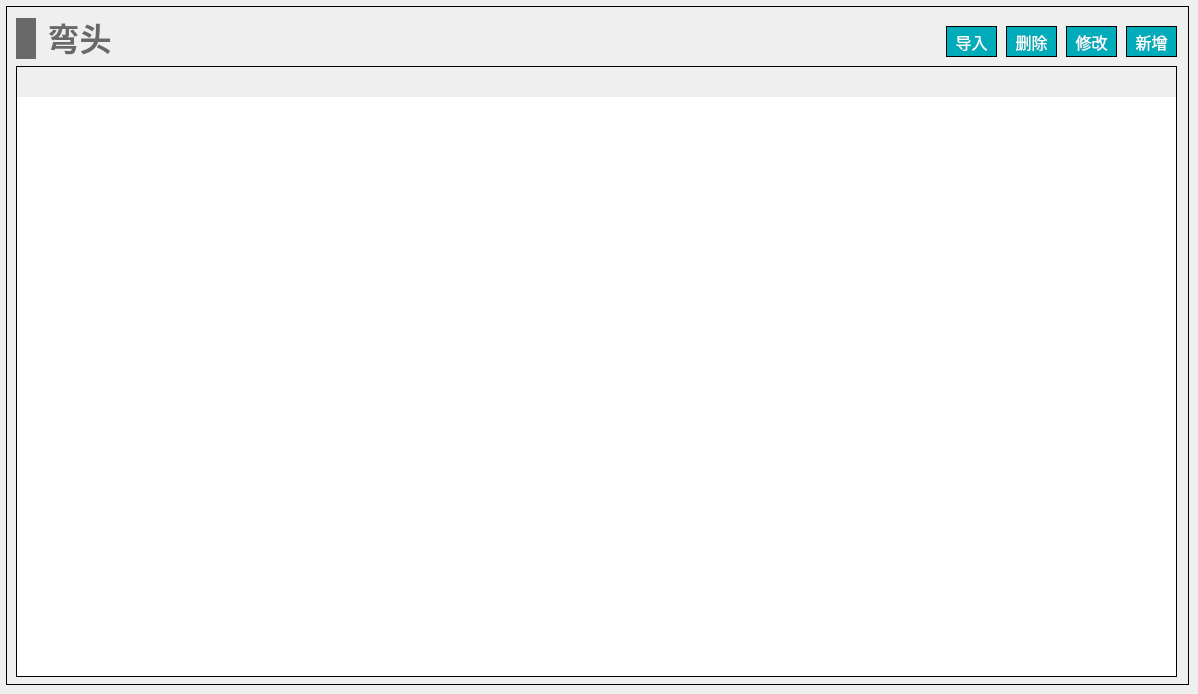
   <widget class="QWidget" name="page_elbow">
    <widget class="QWidget" name="widget_elbow" native="true">
     <property name="geometry">
      <rect>
       <x>6</x>
       <y>6</y>
       <width>1183</width>
       <height>679</height>
      </rect>
     </property>
     <property name="styleSheet">
      <string notr="true">#widget_elbow
{
border: 1px solid #000000;
}</string>
     </property>
     <widget class="QTableWidget" name="tableWidget_elbow">
      <property name="geometry">
       <rect>
        <x>10</x>
        <y>60</y>
        <width>1161</width>
        <height>611</height>
       </rect>
      </property>
      <property name="focusPolicy">
       <enum>Qt::NoFocus</enum>
      </property>
      <property name="layoutDirection">
       <enum>Qt::LeftToRight</enum>
      </property>
      <property name="styleSheet">
       <string notr="true">/*设置标题(包括垂直+水平的)*/
QHeaderView
{							
	
	font-size: 15px;				/*字大小*/
	font-family: '黑体';
	/*border: 1px solid #B4B4B4;*/
	border:none;
    /*border-bottom: 2px solid #999999; */		/*下边框颜色*/
    /*background: #9DC6E6;*/				/*背景浅蓝色*/ 
	min-height:30px;
	text-align: center;	       
}


/*设置标题(水平的)*/
QHeaderView::section:horizontal { 					
        border: 1px solid #AFAFAF; 			/*间隔颜色*/
	    border-bottom: 2px solid #999999; 							
        color: black;
        background: #9DC6E6;
}

/*设置鼠标停留状态*/
QHeaderView::section:horizontal:hover 
{			
        color: black;							/*字体白色*/
        background: #82AFC9;				/*背景深蓝色*/
}

/*设置鼠标按下状态*/
QHeaderView::section:horizontal:pressed 
{			
        color: black;
        background: #82AFC9;
		border-bottom: 3px solid #037BFC;				
}


QTableWidget 
{
		font-size: 14px;				/*10榜*/
		font-family: '黑体';				
		color : black;				
        border: 1px solid #000000;		
        background: white;
        gridline-color: #E0E0E0;	
        text-align: center;	
        outline:0px;			/*禁止焦点*/
}

/*设置选中的视图项*/
QTableWidget::item:selected
{				    
		border: 2px solid #0398FC;	
        color : black;				
}</string>
      </property>
      <property name="frameShape">
       <enum>QFrame::StyledPanel</enum>
      </property>
     </widget>
     <widget class="QWidget" name="layoutWidget_19">
      <property name="geometry">
       <rect>
        <x>10</x>
        <y>10</y>
        <width>101</width>
        <height>45</height>
       </rect>
      </property>
      <layout class="QHBoxLayout" name="horizontalLayout_32">
       <item>
        <widget class="QLabel" name="label_44">
         <property name="minimumSize">
          <size>
           <width>20</width>
           <height>41</height>
          </size>
         </property>
         <property name="maximumSize">
          <size>
           <width>20</width>
           <height>41</height>
          </size>
         </property>
         <property name="styleSheet">
          <string notr="true">QLabel { 
border: none; 
background-color : rgb(105, 105, 105);
}</string>
         </property>
         <property name="text">
          <string/>
         </property>
        </widget>
       </item>
       <item>
        <widget class="QLabel" name="label_45">
         <property name="font">
          <font>
           <family>Microsoft YaHei</family>
           <pointsize>24</pointsize>
           <bold>true</bold>
          </font>
         </property>
         <property name="styleSheet">
          <string notr="true">QLabel { 
border: none; 
color : rgb(105, 105, 105);
}</string>
         </property>
         <property name="text">
          <string>弯头</string>
         </property>
         <property name="alignment">
          <set>Qt::AlignBottom|Qt::AlignHCenter</set>
         </property>
        </widget>
       </item>
      </layout>
     </widget>
     <widget class="QPushButton" name="pushButton_elbow_add">
      <property name="geometry">
       <rect>
        <x>1120</x>
        <y>20</y>
        <width>51</width>
        <height>31</height>
       </rect>
      </property>
      <property name="font">
       <font>
        <family>黑体</family>
        <pointsize>12</pointsize>
       </font>
      </property>
      <property name="styleSheet">
       <string notr="true">QPushButton
{
	color:#ffffff; /*文字颜色*/
    background-color: #00ACB9;/*背景色*/
    border-radius:0px; /*边框倒角*/
	border: 1px solid #000000;
}


QPushButton:hover 
{
background-color: rgb(0,142,153);
color: white;
}</string>
      </property>
      <property name="text">
       <string>新增</string>
      </property>
     </widget>
     <widget class="QPushButton" name="pushButton_elbow_del">
      <property name="geometry">
       <rect>
        <x>1000</x>
        <y>20</y>
        <width>51</width>
        <height>31</height>
       </rect>
      </property>
      <property name="font">
       <font>
        <family>黑体</family>
        <pointsize>12</pointsize>
       </font>
      </property>
      <property name="styleSheet">
       <string notr="true">QPushButton
{
	color:#ffffff; /*文字颜色*/
    background-color: #00ACB9;/*背景色*/
    border-radius:0px; /*边框倒角*/
	border: 1px solid #000000;
}


QPushButton:hover 
{
background-color: rgb(0,142,153);
color: white;
}</string>
      </property>
      <property name="text">
       <string>删除</string>
      </property>
     </widget>
     <widget class="QPushButton" name="pushButton_elbow_revise">
      <property name="geometry">
       <rect>
        <x>1060</x>
        <y>20</y>
        <width>51</width>
        <height>31</height>
       </rect>
      </property>
      <property name="font">
       <font>
        <family>黑体</family>
        <pointsize>12</pointsize>
       </font>
      </property>
      <property name="styleSheet">
       <string notr="true">QPushButton
{
	color:#ffffff; /*文字颜色*/
    background-color: #00ACB9;/*背景色*/
    border-radius:0px; /*边框倒角*/
	border: 1px solid #000000;
}


QPushButton:hover 
{
background-color: rgb(0,142,153);
color: white;
}</string>
      </property>
      <property name="text">
       <string>修改</string>
      </property>
     </widget>
     <widget class="QPushButton" name="pushButton_elbow_input">
      <property name="geometry">
       <rect>
        <x>940</x>
        <y>20</y>
        <width>51</width>
        <height>31</height>
       </rect>
      </property>
      <property name="font">
       <font>
        <family>黑体</family>
        <pointsize>12</pointsize>
       </font>
      </property>
      <property name="styleSheet">
       <string notr="true">QPushButton
{
	color:#ffffff; /*文字颜色*/
    background-color: #00ACB9;/*背景色*/
    border-radius:0px; /*边框倒角*/
	border: 1px solid #000000;
}


QPushButton:hover 
{
background-color: rgb(0,142,153);
color: white;
}</string>
      </property>
      <property name="text">
       <string>导入</string>
      </property>
     </widget>
    </widget>
   </widget>
